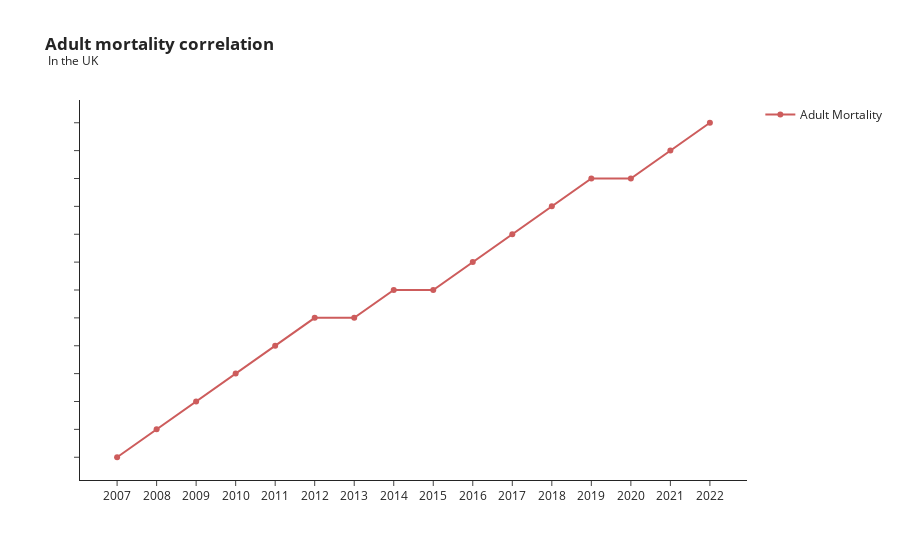

The notebook cell saved with this chart:
### Markdown cell above
# Adult mortality correlation to Life Expectancy

### Code cell
conn = get_conn()
cursor = conn.cursor()


query = """
select country, year, `Life expectancy`, `Adult mortality`, 
sum(`Adult mortality`)over(PARTITION by country order by Year) as Rolling_Adult_Life_Mortality
from worldlifeexpectancy
where country like '%United Kingdom%';
"""

cursor.execute(query)
data = cursor.fetchall()

country = [row [0] for row in data]
year = [row [1] for row in data]
Life_Exp = [row [2] for row in data]
Adult_Mortality = [row [3] for row in data]


data = pd.DataFrame({
        'Country': country,
        'Year': year,
        'Life_Exp': Life_Exp,
        'Adult_Mortality': Adult_Mortality
})

fig = px.line(
        data, x='Year', y='Adult_Mortality',
        template='simple_white', custom_data=['Year', 'Life_Exp', 'Adult_Mortality'],
        title='<b>Adult mortality correlation</b><br><sup> In the UK</sup>', markers=True,
        
        
)


fig.add_trace(
    go.Scatter(x=['Adult_Mortality'],y=[], marker=dict(color='indianred'))
)




fig.update_traces(
                  hovertemplate=
                 "<b>Year</b>: %{customdata[0]}<br>"
                 "<b>Life Exp</b>: %{customdata[1]:.1f} years<br>"
                 "<b>Adult Mortality</b>: %{customdata[2]:.1f} years<br>", line_color='indianred',
                 name='Adult Mortality', showlegend=True, hoverinfo='skip'
                 )



y_values = sorted(data['Year'].unique())
#x_values = sorted(data['Year'].unique())

fig.update_xaxes(tickfont=dict(size=12), title_text='')
fig.update_yaxes(tickfont=dict(size=12),title_text='', 
                 categoryarray=y_values, showticklabels=False)
fig.update_layout(showlegend=True)
fig.show()

### Figure 1 — Plotly figure (JSON) as saved in the notebook; plotly's stock layout.template omitted (floating-point values rounded to 4 significant figures)
{"data": [{"customdata": [["2007", "77.8", "89"], ["2008", "78", "88"], ["2009", "78.2", "87"], ["2010", "78.4", "86"], ["2011", "78.8", "83"], ["2012", "78.9", "82"], ["2013", "79.3", "82"], ["2014", "80", "80"], ["2015", "80.4", "80"], ["2016", "82.1", "78"], ["2017", "82.2", "77"], ["2018", "84.3", "74"], ["2019", "83.1", "72"], ["2020", "84.2", "72"], ["2021", "82.2", "71"], ["2022", "81.2", "69"]], "hoverinfo": "skip", "hovertemplate": "<b>Year</b>: %{customdata[0]}<br><b>Life Exp</b>: %{customdata[1]:.1f} years<br><b>Adult Mortality</b>: %{customdata[2]:.1f} years<br>", "legendgroup": "", "line": {"color": "indianred", "dash": "solid"}, "marker": {"symbol": "circle"}, "mode": "lines+markers", "name": "Adult Mortality", "orientation": "v", "showlegend": true, "type": "scatter", "x": ["2007", "2008", "2009", "2010", "2011", "2012", "2013", "2014", "2015", "2016", "2017", "2018", "2019", "2020", "2021", "2022"], "xaxis": "x", "y": ["89", "88", "87", "86", "83", "82", "82", "80", "80", "78", "77", "74", "72", "72", "71", "69"], "yaxis": "y"}, {"hoverinfo": "skip", "hovertemplate": "<b>Year</b>: %{customdata[0]}<br><b>Life Exp</b>: %{customdata[1]:.1f} years<br><b>Adult Mortality</b>: %{customdata[2]:.1f} years<br>", "line": {"color": "indianred"}, "marker": {"color": "indianred"}, "name": "Adult Mortality", "showlegend": true, "type": "scatter", "x": ["Adult_Mortality"], "y": []}], "layout": {"legend": {"tracegroupgap": 0}, "showlegend": true, "title": {"text": "<b>Adult mortality correlation</b><br><sup> In the UK</sup>"}, "xaxis": {"anchor": "y", "domain": [0, 1], "tickfont": {"size": 12}, "title": {"text": ""}}, "yaxis": {"anchor": "x", "categoryarray": ["2007", "2008", "2009", "2010", "2011", "2012", "2013", "2014", "2015", "2016", "2017", "2018", "2019", "2020", "2021", "2022"], "domain": [0, 1], "showticklabels": false, "tickfont": {"size": 12}, "title": {"text": ""}}}}
